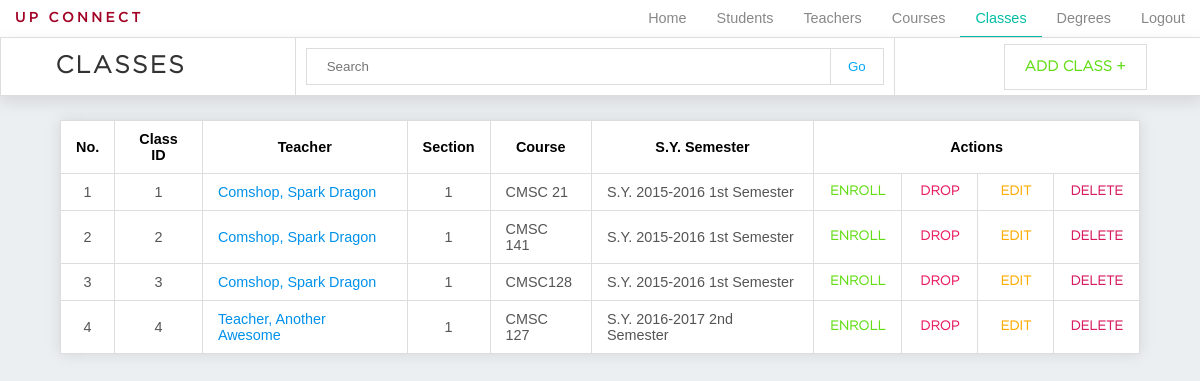
Page /admin_classes.php on the committed database.
### tables this page shows
CREATE TABLE `class` (
  `class_id` int(11) NOT NULL,
  `teacher_id` varchar(5) NOT NULL,
  `section` int(6) NOT NULL,
  `course_id` int(11) NOT NULL,
  `sem_id` int(9) NOT NULL
);

CREATE TABLE `teacher` (
  `teacher_id` varchar(5) NOT NULL,
  `firstname` varchar(30) NOT NULL,
  `middlename` varchar(30) NOT NULL,
  `lastname` varchar(30) NOT NULL,
  `password` varchar(100) NOT NULL,
  `email` varchar(60) NOT NULL
);

CREATE TABLE `course` (
  `course_id` int(11) NOT NULL,
  `course_name` varchar(30) NOT NULL,
  `course_description` text NOT NULL,
  `descriptive_title` varchar(100) NOT NULL
);

CREATE TABLE `semester` (
  `sem_id` int(9) NOT NULL,
  `school_year` varchar(9) NOT NULL,
  `sem_no` int(1) NOT NULL
);

### admin_classes.php (the view, shortened to what this page needs)
<!DOCTYPE html>
<html>
<head>
	<link rel="stylesheet" type="text/css" href="css/admin/general.css">
	<link rel="stylesheet" type="text/css" href="css/admin/navigation.css">
	<link rel="stylesheet" type="text/css" href="css/admin/search.css">
	<link rel="stylesheet" type="text/css" href="css/admin/table.css">
	<link rel="stylesheet" type="text/css" href="css/admin/modal_add.css">
</head>
<body>
	<?php
		require "connect.php";
		require "admin_nav.php";
	?>
	<div id="container">
		<header class="table-header">
			<a href="admin_classes.php" class="current"><h1>Classes</h1></a>
			<form action="admin_classes.php" class="search" method="POST">
				<input type="text" name="keyword" placeholder="Search">
				<input type="submit" name="search" value="Go">
			</form>
			<a class="button add" href="admin_add_class.php">Add Class +</a>
		</header>
		<?php
			if (isset($_POST['search'])) {
				$keyword = $_POST['keyword'];
				$query = "SELECT * FROM class
						  NATURAL JOIN teacher
						  NATURAL JOIN course
						  NATURAL JOIN semester
						  WHERE class_id
						  LIKE '%$keyword%'
						  OR course_name
						  LIKE '%$keyword%'
						  OR school_year
						  LIKE '%$keyword%'";
			} else{
				$query = "SELECT * FROM class NATURAL JOIN teacher NATURAL JOIN course NATURAL JOIN semester";
			}
				$result = mysqli_query($dbconn, $query);
				$data = [];
				if(mysqli_affected_rows($dbconn)){
					while($row = mysqli_fetch_assoc($result)){
					$data[] = $row;
					}
				}
			if(count($data)>0){ ?>
				<table>
				  	<tr>
					    <th>No.</th>
					    <th>Class ID</th>
					    <th>Teacher</th>
					    <th>Section</th>
					    <th>Course</th>
					    <th>S.Y. Semester</th>
					    <th colspan="4">Actions</th>
				  	</tr>
				<?php
					$number = 1;
					foreach ($data as $value): ?>
					<tr>
						<td class="center"><?=$number;?></td>
						<td class="center"><?=$value['class_id']?></td>
						<td><a href="#" class="linkprofile"><?=$value['lastname'].", ".$value['firstname']." ".$value['middlename']?></a></td>
						<td class="center"><?=$value['section']." "?></td>
						<td><?=$value['course_name']?></td>
						<td>S.Y. <?=$value['school_year']." "?>
							<?php
								if ($value['sem_no'] == 1){
									echo "1st Semester";
								} else if ($value['sem_no'] == 2){
									echo "2nd Semester";
								} else if ($value['sem_no'] > 2) {
									echo "Summer Class";
								}
							?>
						</td>
						<td class="button-container"><button class="button table enroll" id="enroll<?=$number?>" onclick="">Enroll</button></td>
						<td class="button-container"><button class="button table drop" id="drop<?=$number?>" onclick="">Drop</button></td>
						<td class="button-container"><button class="button table edit" id="edit<?=$number?>" onclick="showeditmodal(<?=$number?>)">Edit</button></td>
						<td class="button-container"><button class="button table delete" id="delete<?=$number?>" onclick="showdeletemodal(<?=$number?>)">Delete</button></td>
					</tr>
				<?php
				$number++;
				endforeach;
				?>
				</table>
				<?php } else { ?>
					<h2 class="no-results">NO RESULTS</h2> <?php
				} ?>
	</div>
</body>
</html>

### css/admin/general.css (style rules this page uses)
*,body,html { padding: 0; margin: 0; }
body { background-color: #ECEFF1; }
.current { text-decoration: none; border-bottom: 2px solid rgba(0,0,0,0); transition: 0.2s; }
.table-header { background-color: white; width: 100%; box-shadow: 0 6px 15px rgba(0,0,0,0.1); border: 1px solid #DDD; display: flex; justify-content: space-around; align-items: center; border-collapse: collapse; top: 37px; position: fixed; z-index: 1; }
.table-header h1 { font-size: 1.5em; font-family: GothamLight; text-transform: uppercase; letter-spacing: 0.1em; color: #333; text-align: center; display: block; background-color: white; }
.button { font-family: GothamLight; font-weight: bold; font-size: 0.9em; text-transform: uppercase; display: block; background-color: white; padding: 10px 15px; margin: auto; border: none; transition: 0.2s; border: 1px solid #DDD; }
.add { padding: 15px 20px; border: 1px solid #DDD; color: #64DD17; font-size: 0.9em; margin: 0; text-decoration: none; }

### css/admin/search.css (style rules this page uses)
.search { display: flex; background-color: white; padding: 10px; width: 50%; box-sizing: border-box; margin: 0; border: 1px solid #DDD; border-width: 0 1px; }
.search input[type=text] { border: 1px solid #DDD; border-width: 1px 0 1px 1px; padding: 10px 20px; width: auto; margin: 0; width: 90%; }
.search input[type=submit] { width: 10%; margin: 0; background-color: white; border: 1px solid #DDD; color: #03A9F4; transition: 0.2s; }

### css/admin/table.css (style rules this page uses)
table, th, td { border-collapse: collapse; }
table { width: 90%; box-shadow: 0 0 15px rgba(0,0,0,0.1); margin: 120px auto 20px auto; }
th, td { padding: 10px 15px; background-color: white; border: 1px solid #DDD; margin: 0; font-family: Arial; font-size: 0.9em; }
td { color: #555; }
td.center { text-align: center; }
.button-container { width: 75px; padding: 0; }
td .button { width: 100%; border-color: white; }
.edit.button { color: #FFAB00; }
.delete.button { color: #D81B60; }
.enroll { color: #64DD17; }
.drop { color: #E91E63; }
.linkprofile { color: #0091EA; text-decoration: none; transition: 0.2s; border-bottom: 1px solid white; }

### rows in the picture
class: class_id "1", teacher.lastname "Comshop", teacher.firstname "Spark", teacher.middlename "Dragon", section "1", course.course_name "CMSC 21", sem.school_year "2015-2016", shows "1st Semester"
class: class_id "2", teacher.lastname "Comshop", teacher.firstname "Spark", teacher.middlename "Dragon", section "1", course.course_name "CMSC 141", sem.school_year "2015-2016", shows "1st Semester"
class: class_id "3", teacher.lastname "Comshop", teacher.firstname "Spark", teacher.middlename "Dragon", section "1", course.course_name "CMSC128", sem.school_year "2015-2016", shows "1st Semester"
class: class_id "4", teacher.lastname "Teacher", teacher.firstname "Another", teacher.middlename "Awesome", section "1", course.course_name "CMSC 127", sem.school_year "2016-2017", shows "2nd Semester"
